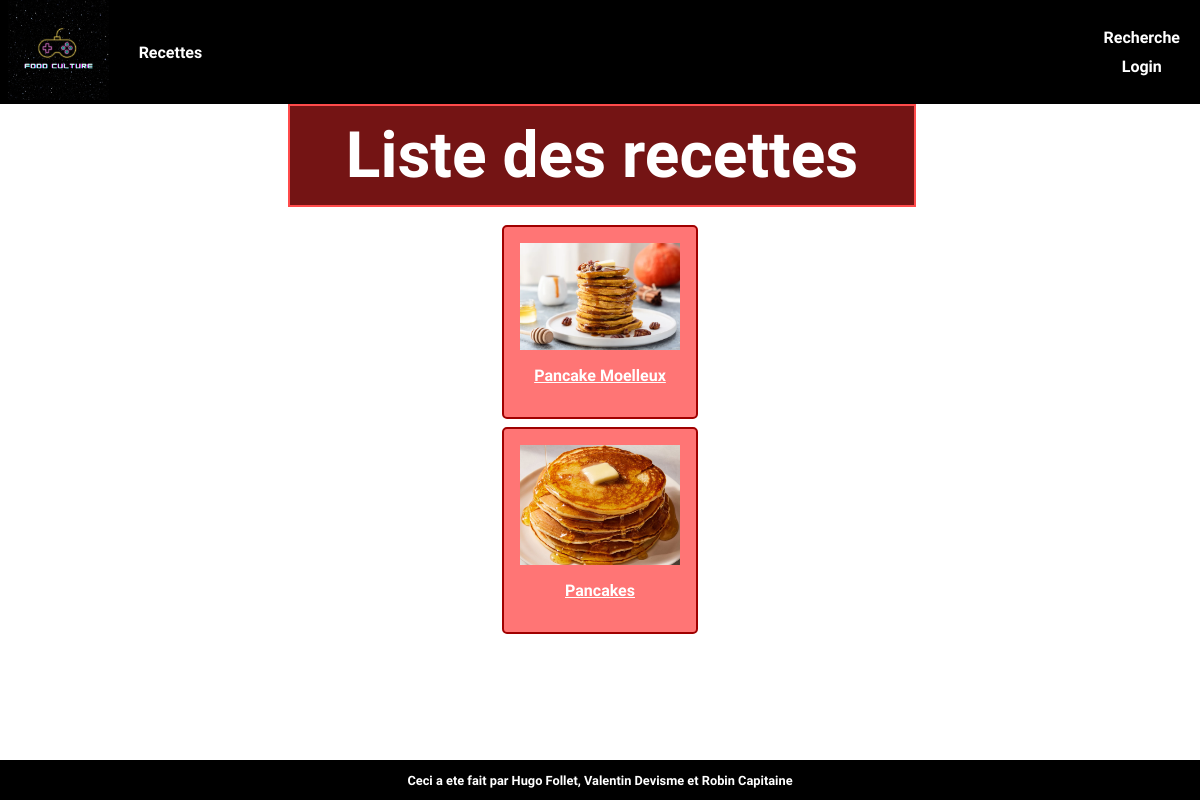
Page /liste_recettes.php on the committed database.
### tables this page shows
CREATE TABLE `recette` (
    `recette_id` int PRIMARY KEY AUTO_INCREMENT,
    `nom` varchar(50) NOT NULL,
    `instructions` longtext NOT NULL,
    `image` varchar(255) DEFAULT NULL,
    `origine_id` int,

    FOREIGN KEY (`origine_id`) REFERENCES origine(`origine_id`)
);

### class/connexion.php (called while the page is built, shortened)
<?php
class Connexion{
    public static function prendreListeRecette(PDO $pdo):array{
        $commande="SELECT *
        FROM recette;";
        $statement=$pdo->prepare($commande);
        $statement->execute() or die(var_dump($statement->errorInfo()));
        $results=$statement->fetchAll(PDO::FETCH_CLASS,"commandes");
        return $results;
    }
}

### class/Autoloader.php (called while the page is built, shortened)
<?php
class Autoloader{
    static function autoload($class_name){
        $class_name = str_replace('\\', DIRECTORY_SEPARATOR, $class_name) ;
    }
}

### class/init.php (called while the page is built, shortened)
<?php
$chemin_image="ressources".DIRECTORY_SEPARATOR."img".DIRECTORY_SEPARATOR;
?>

### liste_recettes.php (the view, shortened to what this page needs)
<?php include "class/init.php";
$liste_recettes=Connexion::prendreListeRecette($pdo);
?>
<!doctype html>
<html lang="fr">
<head>
    <link rel="stylesheet" href="css/title.css">
    <link rel="stylesheet" href="css/styleliste.css">
</head>
<body>
<?php include "class/header.php";?>
<div class="title">Liste des recettes</div>
<div class="page">
    <?php
    foreach($liste_recettes as $recette){
        echo "<a href='recette.php?id=$recette->recette_id'>";
        echo "<div class='recettes' id='$recette->recette_id'>";
        echo "<img src='$chemin_image"."/recettes/"."$recette->image' alt='$recette->nom'>";
        echo "<p>$recette->nom</p>";
        echo "</div>";
        echo "</a>";
    }?>
</div>
<?php include "class/footer.php";?>
</body>
</html>

### css/title.css (style rules this page uses)
.title { border: 2px solid #ff4b4b; width: 50%; margin-left: 24%; padding: 1% 1% 1% 1%; text-align: center; font-size: 4em; background-color: #741414; }

### css/styleliste.css (style rules this page uses)
* { font-family: 'Comfortaa', cursive ; font-weight: bold; color: white; }
html, body { height: 100% ; margin: 0px; background: url("../ressources/img/fond2.jpg"); background-size: 100% ; background-position: center; }
body { margin: auto; display: flex; flex-direction: column; }
body img { width: 100%; }
.page { display: flex; flex-direction: column; align-items: center; overflow-x: hidden; overflow-y: scroll; margin-top: 1em; margin-bottom: 3em; }
.recettes { display: flex; flex-direction: column; justify-content: center; align-items: center; padding: 1em ; border: 2px solid #A00000; border-radius: 5px; background: #FF7575; color: white; margin-top: 1%; margin-bottom: 3%; }
.recettes img { width: 10em }

### rows in the picture
recette: image (picture), nom "Pancake Moelleux"
recette: image (picture), nom "Pancakes"

### other values in the picture
$log "Login"
